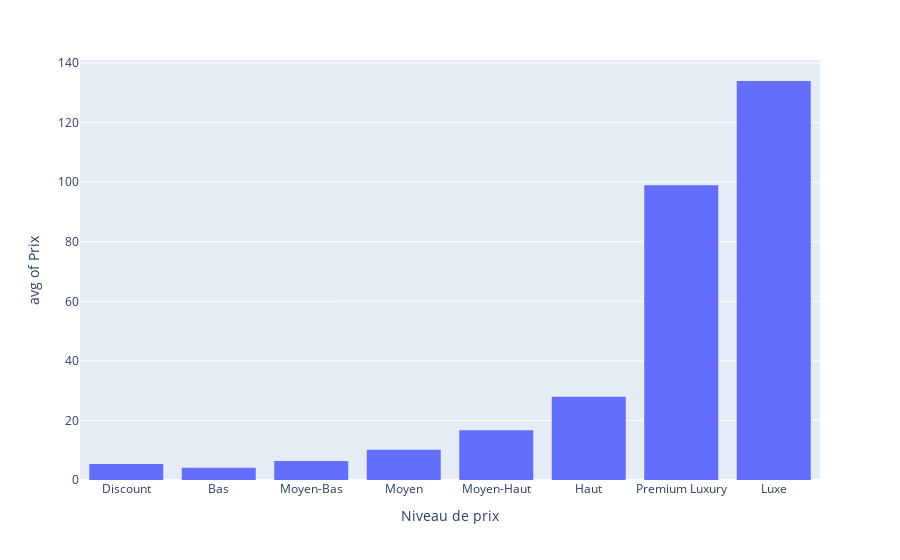

The cell this chart's notebook holds for it:
### Code cell
px.histogram(filtered_df_shirt, x='Niveau de prix', y='Prix',histfunc='avg', category_orders=category_orders, labels=)

### Figure 1 — Plotly figure (JSON) as saved in the notebook; plotly's stock layout.template omitted (floating-point values rounded to 4 significant figures; data arrays with more than 128 entries replaced by an {"elided": "..."} marker saying what was removed)
{"data": [{"alignmentgroup": "True", "bingroup": "x", "histfunc": "avg", "hovertemplate": "Niveau de prix=%{x}<br>avg of Prix=%{y}<extra></extra>", "legendgroup": "", "marker": {"color": "#636efa", "pattern": {"shape": ""}}, "name": "", "offsetgroup": "", "orientation": "v", "showlegend": false, "type": "histogram", "x": {"elided": "661 str values"}, "xaxis": "x", "y": {"elided": "661 float values"}, "yaxis": "y"}], "layout": {"barmode": "relative", "legend": {"tracegroupgap": 0}, "margin": {"t": 60}, "xaxis": {"anchor": "y", "categoryarray": ["Discount", "Bas", "Moyen-Bas", "Moyen", "Moyen-Haut", "Haut", "Premium Luxury", "Luxe"], "categoryorder": "array", "domain": [0, 1], "title": {"text": "Niveau de prix"}}, "yaxis": {"anchor": "x", "domain": [0, 1], "title": {"text": "avg of Prix"}}}}
